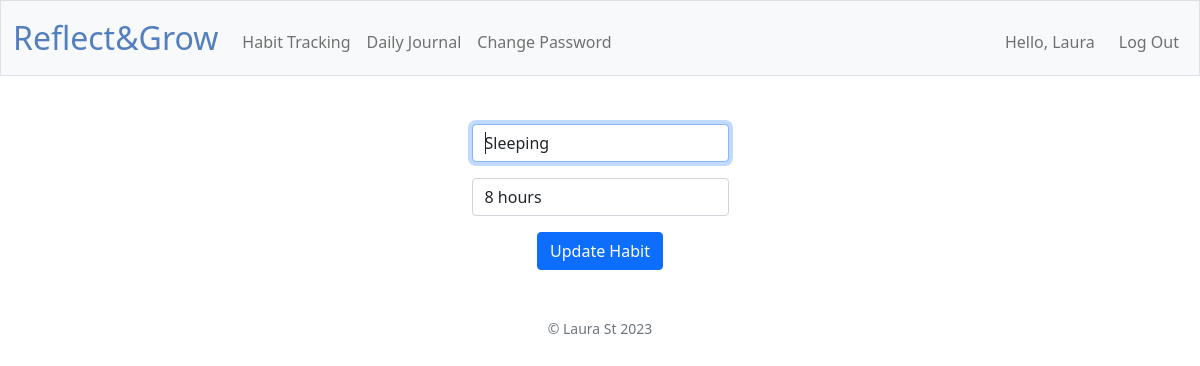
The page /edit-habit/2 (signed in) on the database its author committed.
### tables this page shows
CREATE TABLE "users" (
    id INTEGER PRIMARY KEY AUTOINCREMENT,
    username TEXT NOT NULL UNIQUE,
    hash TEXT NOT NULL
);

CREATE TABLE habits (
    habit_id INTEGER PRIMARY KEY AUTOINCREMENT,
    user_id INTEGER,
    name TEXT NOT NULL,
    rule TEXT NOT NULL,
    created_at DATE DEFAULT (DATE('now')),
    FOREIGN KEY (user_id) REFERENCES users(id)
);

### app.py (the view)
@app.route("/edit-habit/<int:habit_id>", methods=["GET", "POST"])
@login_required
def edit_habit(habit_id):
    if request.method == "POST":
        result = habit_service.update_habit(request.form, habit_id, session.get("user_id"))
        if not result["success"]:
            return apology(result["msg"], result["code"])
        return redirect("/habits")
    else:
        result = habit_service.get_habit(habit_id, session.get("user_id"))
        if not result["success"]:
            return apology(result["msg"], result["code"])
        return render_template("edit-habit.html", habit=result["res"])

### app.py (called while the page is built)
@app.after_request
def after_request(response):
    response.headers["Cache-Control"] = "no-cache, no-store, must-revalidate"
    response.headers["Expires"] = 0
    response.headers["Pragma"] = "no-cache"
    return response

@app.context_processor
def inject_user():
    user_id = session.get("user_id")
    if user_id:
        result = user_service.get_user_details(user_id)
        user = result["res"]
        return {"username": user["username"]}
    return {}

### database.py (called while the page is built)
def get_habit(habit_id, user_id):
    return db.execute(
        "SELECT * FROM habits WHERE habit_id = ? and user_id = ?", habit_id, user_id
    )

def get_user(user_id):
    return db.execute("SELECT * FROM users WHERE id = ?", user_id)

### habit_service.py (called while the page is built)
def get_habit(habit_id, user_id):
    rows = database.get_habit(habit_id, user_id)
    habit = rows[0]
    if not habit:
        return fail()
    return success(habit)

### helpers.py (called while the page is built)
def login_required(f):
    @wraps(f)
    def decorated_function(*args, **kwargs):
        if session.get("user_id") is None:
            return redirect("/login")
        return f(*args, **kwargs)
    return decorated_function

def success(obj=None):
    return {"success": True, "res": obj}

### user_service.py (called while the page is built)
def get_user_details(user_id):
    rows = database.get_user(user_id)
    user = rows[0]
    if not user:
        fail()
    return success(user)

### templates/edit-habit.html (shortened to what this page needs)
{% extends "layout.html" %}
{% block main %}
<form action="/edit-habit/{{habit.habit_id}}" method="post">
    <div class="mb-3">
        <input autocomplete="off" autofocus class="form-control mx-auto w-auto" id="habit" name="habit" value="{{
            habit.name }}" type="text">
    </div>
    <div class="mb-3">
        <input autocomplete="off" autofocus class="form-control mx-auto w-auto" id="rule" name="rule" value="{{
            habit.rule }}" type="text">
    </div>
    <button class="btn btn-primary" type="submit">Update Habit</button>
</form>
{% endblock %}

### templates/layout.html (shortened to what this page needs)
<!DOCTYPE html>
<html lang="en">
<head>
    <link href="https://cdn.jsdelivr.net/npm/bootstrap@5.1.3/dist/css/bootstrap.min.css"
 rel="stylesheet">
    <link href="/static/styles.css" rel="stylesheet">
</head>
<body>
    <nav class="bg-light border navbar navbar-expand-md navbar-light">
        <div class="container-fluid">
            <a class="navbar-brand" href="/"><span class="blue">Reflect&Grow</span></a>
            <div class="collapse navbar-collapse" id="navbar">
                {% if session["user_id"] %}
                <ul class="navbar-nav me-auto mt-2">
                    <li class="nav-item"><a class="nav-link" href="/habits">Habit Tracking</a></li>
                    <li class="nav-item"><a class="nav-link" href="/journal-history">Daily Journal</a></li>
                    <li class="nav-item"><a class="nav-link" href="/change-password">Change Password</a></li>
                </ul>
                <ul class="navbar-nav ms-auto mt-2">
                    <li class="nav-item navbar-text me-3">Hello, {{ username }}</li>
                    <li class="nav-item"><a class="nav-link" href="/logout">Log Out</a></li>
                </ul>
                {% else %}
                <ul class="navbar-nav ms-auto mt-2">
                    <li class="nav-item"><a class="nav-link" href="/register">Register</a></li>
                    <li class="nav-item"><a class="nav-link" href="/login">Log In</a></li>
                </ul>
                {% endif %}
            </div>
        </div>
    </nav>
    <main class="container py-5 text-center">
        {% block main %}{% endblock %}
    </main>
    <footer class="mb-5 small text-center text-muted">
        &copy; Laura St <span id="year"></span>
    </footer>
</body>
</html>

### static/styles.css (style rules this page uses)
nav .navbar-brand { font-size: xx-large; }
nav .navbar-brand .blue { color: #537fbe; }
.btn { display: inline-flex; align-items: center; justify-content: center; }

### rows shown on the page
users: username "Laura"
habits: habit "Sleeping", rule "8 hours"
